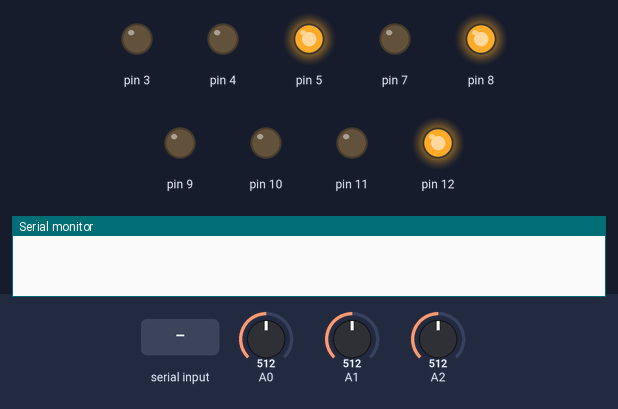
Simulated run of this program. Board: Arduino Nano, built with avr-gcc and run on an emulated ATmega328P. Parts: output pins drawn as LEDs (lit = HIGH), the last lines printed to the serial monitor. The inputs (shaded band) are chosen by the test bench; at power-on: A0 = 512, A1 = 512, A2 = 512.

Above: at 0.9 s.
1.0 s: "90,45,200\n" received over Serial
2.5 s: A0 set to 716
At 2.8 s:
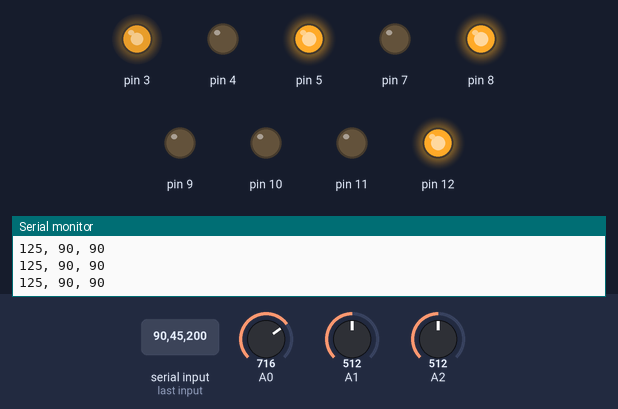
4.0 s: A1 set to 716
At 5.2 s:
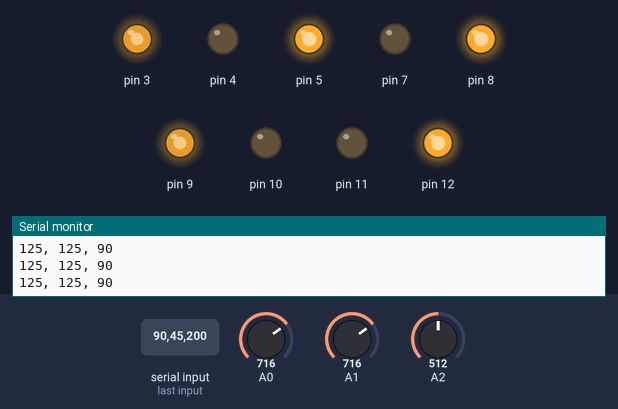
5.5 s: A2 set to 716
At 6.3 s:
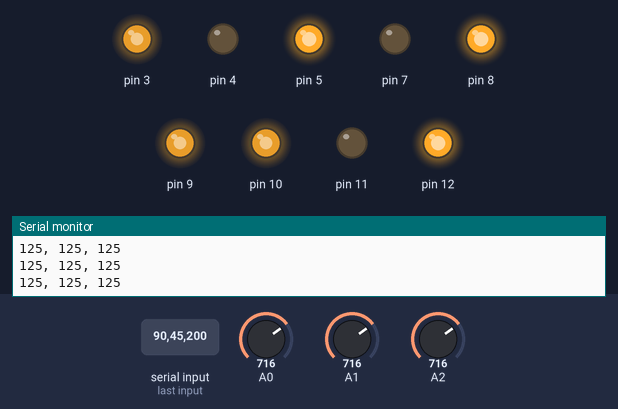
7.0 s: A0 set to 511
At 7.5 s:
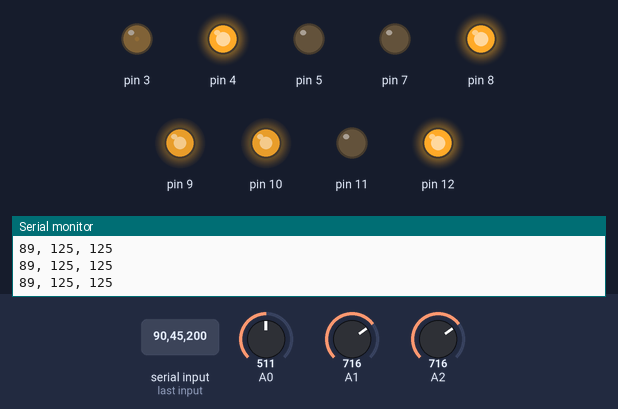
8.5 s: A1 set to 511
At 9.8 s:
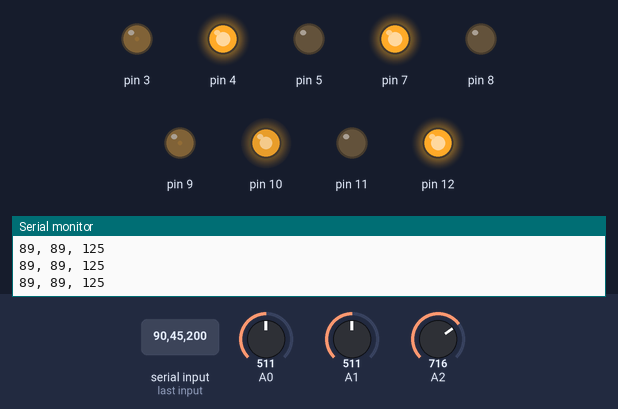
Timing chart, 0 to 11.0 s (numbered marks = the images above; inputs shaded):
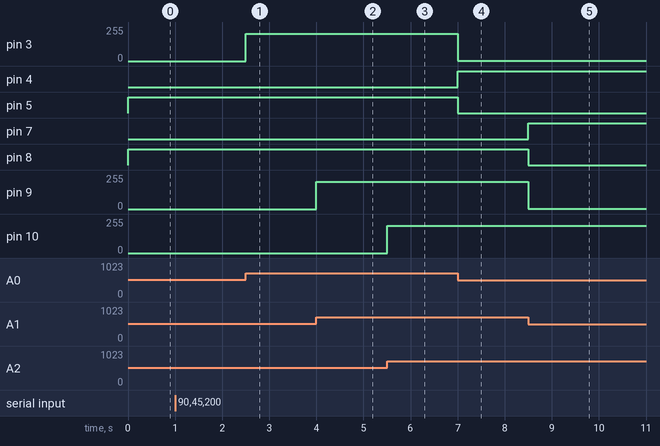

The program:

main.cpp
```cpp
#include <Arduino.h>
#include "Motor.h"

#define UPDATE_FREQ 20
#define UPDATE_INTERVAL_ms (1000 / UPDATE_FREQ)

Motor motor[] = {{5, 4, 3, A0}, {8, 7, 9, A1}, {12, 11, 10, A2}};

void receive_target();

unsigned long last_update = 0;

void setup() {
  TCCR2B = (TCCR2B | 1) & ~B110;
  TCCR1B = (TCCR1B | 1) & ~B110;
  // motor[1].calibration = {67, 893};

  Serial.begin(115200);
  Serial.setTimeout(5);
  // wait for other side
  while (!Serial.available()) continue;
  // Throw away whatever came
  while (Serial.available()) Serial.read();
  Serial.println("A, B, C");
}

void loop() {
  receive_target();

  for (size_t i = 0; i < 3; i++) {
    motor[i].control();
  }

  unsigned long now = millis();
  if (now - last_update > UPDATE_INTERVAL_ms) {
    last_update = now;
    Serial.println(motor[0].get_position() + ", " + motor[1].get_position() + ", " + motor[2].get_position());
  }
}

void receive_target() {
  // Implementation not finished
  if (!Serial.available()) return;

  int option = Serial.read();
  if ('A' <= option & option <= 'C') {
    option -= 'A';
    motor[option].set_target(Serial.parseInt());
  } else if (option == 'X'){
    int x = Serial.parseInt();
    int y = Serial.parseInt();
    int z = Serial.parseInt();
    inverse_kinematics(x, y, z);
  }

}

void inverse_kinematics(int x, int y, int z) {

  // if (invalid_coordinates(x, y, z)) return;

  double base_angle = atan2(y, x);
  int chord_sq = x*x + y*y + z*z;
  double link_angle = acos((12800 - chord_sq) / 12800.);
  double planar_base = atan2(z, sqrt(x*x + y*y));
  planar_base += (PI - link_angle) / 2.;
  link_angle += planar_base;
  motor[0].set_target(base_angle);
  motor[1].set_target(planar_base);
  motor[2].set_target(link_angle);
}
    // """Inverse kinematics of robotic arm"""
    // base_angle = math.atan2(y, x)
    // chord_sq = x**2 + y**2 + z**2
    // link_angle = math.acos((128 - chord_sq) / 128)
    // planar_base = math.atan2(z, math.sqrt(x**2 + y**2))
    // planar_base += (math.pi - link_angle) / 2
    // link_angle += planar_base
    // return (math.degrees(base_angle), math.degrees(planar_base), math.degrees(link_angle))
```

Motor.h
```cpp
#pragma once
#include <Arduino.h>

class Motor
{
private:
    uint8_t _pin_a;
    uint8_t _pin_b;
    uint8_t _pwm_pin;
    uint8_t _analog_pin;

public:
    int speed;
    uint8_t direction = 1;
    const float filter_k = 0.8;
    int error_sum = 0;

    struct Position {int estimate, prev_estimate, target;} position = {512, 512, 512};

    struct Calibration {int low_value, high_value;} calibration = {0, 1023};

    struct Controller {float p, i, d;} K = {1, 0, 0};

    Motor(uint8_t pin_a, uint8_t pin_b, uint8_t pwm_pin, uint8_t analog_pin)
    {
      pinMode(pin_a, OUTPUT);
      pinMode(pin_b, OUTPUT);
      pinMode(pwm_pin, OUTPUT);
      digitalWrite(pin_a, HIGH);
      digitalWrite(pin_b, LOW);
      digitalWrite(pwm_pin, LOW);
      _pin_a = pin_a;
      _pin_b = pin_b;
      _pwm_pin = pwm_pin;
      _analog_pin = analog_pin;
    }

    void control();
    void accelerate(int target);
    void set_target(int target);
    String get_position();
};

void Motor::control()
{
    // Makes new measurement and updates estimate
    int measured_position = analogRead(_analog_pin);
    position.estimate = measured_position*filter_k + position.prev_estimate*(1 - filter_k);
    int dInput = position.estimate - position.prev_estimate;
    position.prev_estimate = position.estimate;

    int error = position.estimate - position.target;
    error_sum += error;

    int command = error*K.p + error_sum*K.i - dInput*K.d;

    accelerate(command);
}

void Motor::accelerate(int target)
{
    // Already on target speed
    if (speed == target) return;
    speed = target;

    // Applies PWM
    uint8_t pwm_signal = (uint8_t) min(abs(speed), 255);
    analogWrite(_pwm_pin, pwm_signal);

    // Already on target direction
    if ((speed > 0) == direction) return;

    if (speed > 0) {
        digitalWrite(_pin_a, HIGH);
        digitalWrite(_pin_b, LOW);
        direction = 1;
    } else {
        digitalWrite(_pin_a, LOW);
        digitalWrite(_pin_b, HIGH);
        direction = 0;
    }
}

void Motor::set_target(int target) {
    position.target = map(target, 0, 180, calibration.low_value, calibration.high_value);
}

String Motor::get_position() {
    return String(map(position.estimate, calibration.low_value, calibration.high_value, 0, 180));
}
```

Measured:
- after the input at 2.5 s, pin 3: 0/255 → 203/255 at once
- after the input at 4.0 s, pin 9: 0/255 → 203/255 at once
- after the input at 5.5 s, pin 10: 0/255 → 203/255 at once
- after the input at 7.0 s, pin 3: 203/255 → 1/255 at once; pin 4: LOW → HIGH at once; pin 5: HIGH → LOW at once
- after the input at 8.5 s, pin 7: LOW → HIGH at once; pin 8: HIGH → LOW at once; pin 9: 203/255 → 1/255 at once
